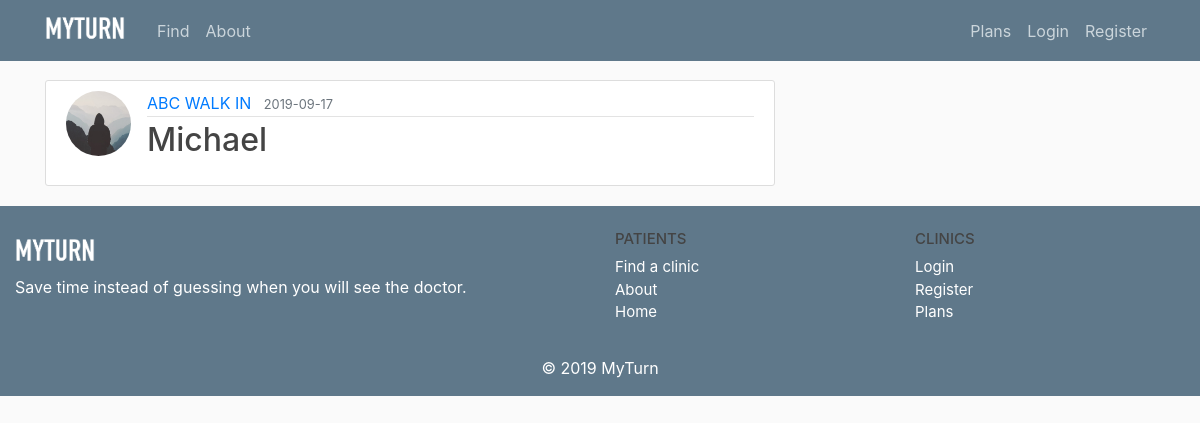
Page /post/27 on the committed database.
### flaskblog/models.py (models this page shows, shortened)
class User(db.Model, UserMixin):
    id = db.Column(db.Integer, primary_key=True)
    username = db.Column(db.String(20), unique=True, nullable=False)
    email = db.Column(db.String(120), unique=True, nullable=False)
    image_file = db.Column(db.String(20), nullable=False, default='default.jpg')
    password = db.Column(db.String(60), nullable=False)
    businessname = db.Column(db.String(20), unique=True, nullable=True)
    phonenumber = db.Column(db.String(10), unique=True, nullable=False)
    address = db.Column(db.String(120), unique=True, nullable=False)
    contactnamefirst = db.Column(db.String(20), unique=False, nullable=False)
    contactnamelast = db.Column(db.String(20), unique=False, nullable=False)
    posts = db.relationship('Post', backref='author', lazy=True)

class Post(db.Model):
    id = db.Column(db.Integer, primary_key=True)
    title = db.Column(db.String(100), nullable=False)
    date_posted = db.Column(db.DateTime, nullable=False, default=datetime.utcnow)
    content = db.Column(db.Text, nullable=False)
    user_id = db.Column(db.Integer, db.ForeignKey('user.id'), nullable=False)

### flaskblog/posts/routes.py (the view)
@posts.route("/post/<int:post_id>")
def post(post_id):
    post = Post.query.get_or_404(post_id)
    return render_template('post.html', title=post.title, post=post)

### flaskblog/templates/post.html (shortened to what this page needs)
{% extends "layout.html" %}
{% block content %}
  <article class="media content-section">
    <img class="rounded-circle article-img" src="{{ url_for('static', filename='profile_pics/' + post.author.image_file) }}">
    <div class="media-body">
      <div class="article-metadata">
        <a class="mr-2" href="{{ url_for('users.user_posts', username=post.author.username) }}">{{ post.author.username }}</a>
        <small class="text-muted">{{ post.date_posted.strftime('%Y-%m-%d') }}</small>
      </div>
      <h2 class="article-title">{{ post.title }}</h2>
    </div>
  </article>
{% endblock content %}

### flaskblog/static/main.css (style rules this page uses)
body { background: #fafafa; color: #333333; margin-top: 5rem; }
h1, h2, h3, h4, h5, h6 { color: #444444; }
.content-section { background: #ffffff; padding: 10px 20px; border: 1px solid #dddddd; border-radius: 3px; margin-bottom: 20px; }
.article-title { color: #444444; }
.article-img { height: 65px; width: 65px; margin-right: 16px; }
.article-metadata { padding-bottom: 1px; margin-bottom: 4px; border-bottom: 1px solid #e3e3e3 }

### rows in the picture
User: image_file (placeholder picture), author.username "ABC WALK IN"
Post: date_posted "2019-09-17", title "Michael"
